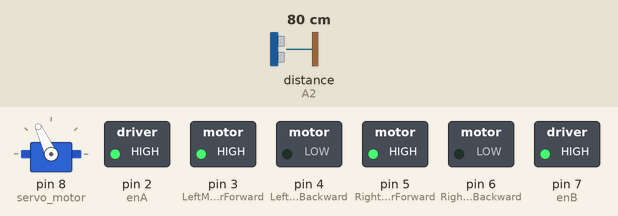
Bench run of a sketch on a simulated Arduino Uno, built with avr-gcc and run on an emulated ATmega328P. Shown: servo, switched loads named in the sketch (green lamp = pin HIGH). Inputs (shaded band) come from the test bench; at power-on: distance to the obstacle (sensor on A2) 80 cm. The echo pulse lasts 58.3 µs per cm.

Above: at 3.9 s.
4.0 s: distance to the obstacle (sensor on A2) set to 22 cm
5.5 s: distance to the obstacle (sensor on A2) set to 18 cm
At 7.1 s:
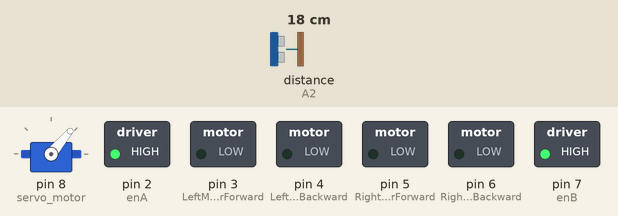
11.5 s: distance to the obstacle (sensor on A2) set to 35 cm
At 12.5 s:
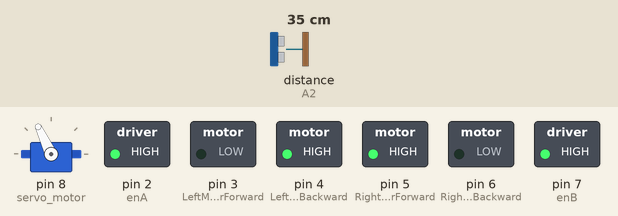
14.1 s: distance to the obstacle (sensor on A2) set to 2 cm
At 16.7 s:
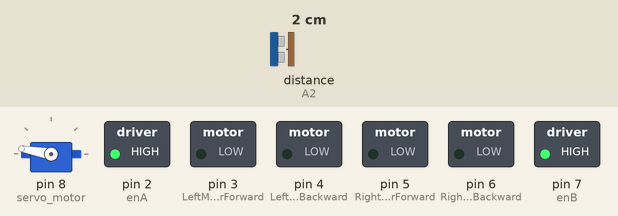
Timing chart, 0 to 18.1 s (numbered marks = the images above; inputs shaded):
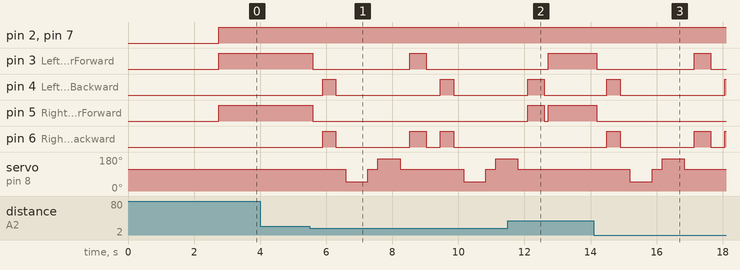

The sketch:

ObstacleAvoidance.ino
```cpp
// obstcale avoidance


#include  <NewPing.h>        //Ultrasonic sensor function library.
#include  <Servo.h>          //Servo motor library.

int enA = 2;
const  int LeftMotorForward = 3;
const int LeftMotorBackward = 4;
const int RightMotorForward  = 5;
const int RightMotorBackward = 6;
int enB = 7;

//sensor pins
#define trig_pin  A1 //analog input 1
#define echo_pin A2 //analog input 2

#define maximum_distance  200
boolean goesForward = false;
int distance = 100;

NewPing sonar(trig_pin,  echo_pin, maximum_distance); //sensor function
Servo servo_motor; //our servo  name


void setup(){
  pinMode(enA, OUTPUT);
	pinMode(enB, OUTPUT);
  pinMode(RightMotorForward, OUTPUT);
  pinMode(LeftMotorForward,  OUTPUT);
  pinMode(LeftMotorBackward, OUTPUT);
  pinMode(RightMotorBackward,  OUTPUT);

  servo_motor.attach(8); //our servo pin

  servo_motor.write(115);
  delay(2000);
  distance = readPing();
  delay(100);
  distance = readPing();
  delay(100);
  distance = readPing();
  delay(100);
  distance = readPing();
  delay(100);
}

void loop(){

  int distanceRight = 0;
  int  distanceLeft = 0;
  delay(50);

  if (distance <= 20){
    moveStop();
    delay(300);
    moveBackward();
    delay(400);
    moveStop();
    delay(300);
    distanceRight = lookRight();
    delay(300);
    distanceLeft  = lookLeft();
    delay(300);

    if (distance >= distanceLeft){
      turnRight();
      moveStop();
    }
    else{
      turnLeft();
      moveStop();
    }
  }
  else{
    moveForward();
  }
    distance = readPing();
}

int  lookRight(){
  servo_motor.write(50);
  delay(500);
  int distance =  readPing();
  delay(100);
  servo_motor.write(115);
  return distance;
}

int  lookLeft(){
  servo_motor.write(170);
  delay(500);
  int distance = readPing();
  delay(100);
  servo_motor.write(115);
  return distance;
  delay(100);
}

int  readPing(){
  delay(70);
  int cm = sonar.ping_cm();
  if (cm==0){
    cm=250;
  }
  return cm;
}

void moveStop(){
  analogWrite(enA, 255);
	analogWrite(enB, 255);
  digitalWrite(RightMotorForward,  LOW);
  digitalWrite(LeftMotorForward, LOW);
  digitalWrite(RightMotorBackward,  LOW);
  digitalWrite(LeftMotorBackward, LOW);
}

void moveForward(){

  if(!goesForward){

    goesForward=true;
    analogWrite(enA, 255);
	  analogWrite(enB, 255);

    digitalWrite(LeftMotorForward,  HIGH);
    digitalWrite(RightMotorForward, HIGH);

    digitalWrite(LeftMotorBackward,  LOW);
    digitalWrite(RightMotorBackward, LOW);
  }
}

void moveBackward(){

  goesForward=false;

  analogWrite(enA, 255);
	analogWrite(enB, 255);

  digitalWrite(LeftMotorBackward, HIGH);
  digitalWrite(RightMotorBackward,  HIGH);

  digitalWrite(LeftMotorForward, LOW);
  digitalWrite(RightMotorForward,  LOW);

}

void turnRight(){

  analogWrite(enA, 255);
	analogWrite(enB, 255);

  digitalWrite(LeftMotorForward,  HIGH);
  digitalWrite(RightMotorBackward, HIGH);

  digitalWrite(LeftMotorBackward,  LOW);
  digitalWrite(RightMotorForward, LOW);

  delay(500);

  digitalWrite(LeftMotorForward, HIGH);
  digitalWrite(RightMotorForward, HIGH);

  digitalWrite(LeftMotorBackward, LOW);
  digitalWrite(RightMotorBackward,  LOW);


}

void turnLeft(){

  analogWrite(enA, 255);
	analogWrite(enB, 255);

  digitalWrite(LeftMotorBackward,  HIGH);
  digitalWrite(RightMotorForward, HIGH);

  digitalWrite(LeftMotorForward,  LOW);
  digitalWrite(RightMotorBackward, LOW);

  delay(500);

  digitalWrite(LeftMotorForward, HIGH);
  digitalWrite(RightMotorForward, HIGH);

  digitalWrite(LeftMotorBackward, LOW);
  digitalWrite(RightMotorBackward,  LOW);
}
```

Measured:
- the behaviour switches between 21 and 20 cm on distance to the obstacle (sensor on A2) (found by bisection; images 0 and 1)
- after the input at 4.0 s, every drawn part: stays the same
- after the input at 5.5 s, pin 3 (LeftMotorForward): HIGH → LOW after 0.09 s, → HIGH 2.9 s later, → LOW 0.50 s later; pin 4 (LeftMotorBackward): alternates HIGH for 0.40 s and LOW for 3.2 s, starting after 0.39 s
- after the input at 11.5 s, pin 5 (RightMotorForward): LOW → HIGH after 0.60 s, → LOW 0.50 s later, → HIGH 0.12 s later; pin 6 (RightMotorBackward): stops changing and stays LOW; servo on pin 8 (servo_motor): goes on until 11.8 s, then stays 115°
- after the input at 14.1 s, pin 3 (LeftMotorForward): HIGH → LOW after 0.09 s, → HIGH 2.9 s later, → LOW 0.50 s later; pin 4 (LeftMotorBackward): LOW → HIGH after 0.39 s, → LOW 0.40 s later, → HIGH 3.2 s later
